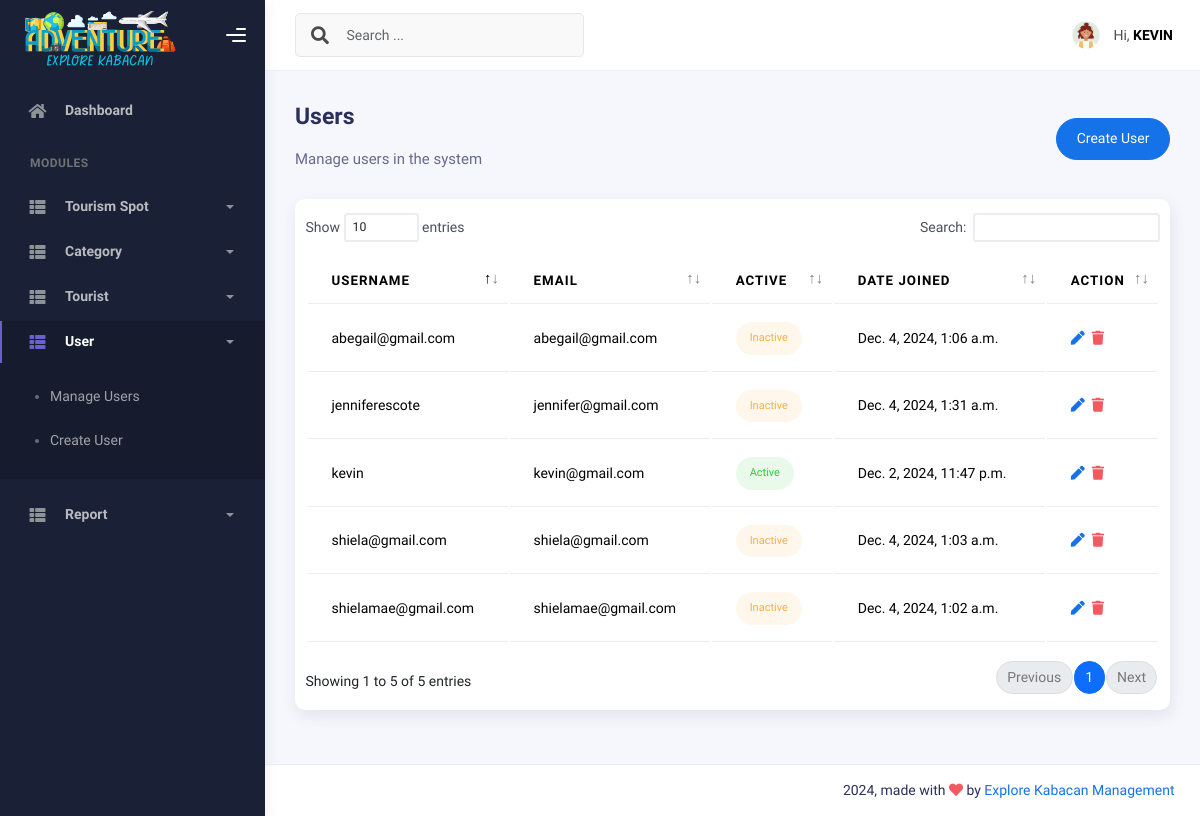
Page /users/list (signed in) on the earlier database version.
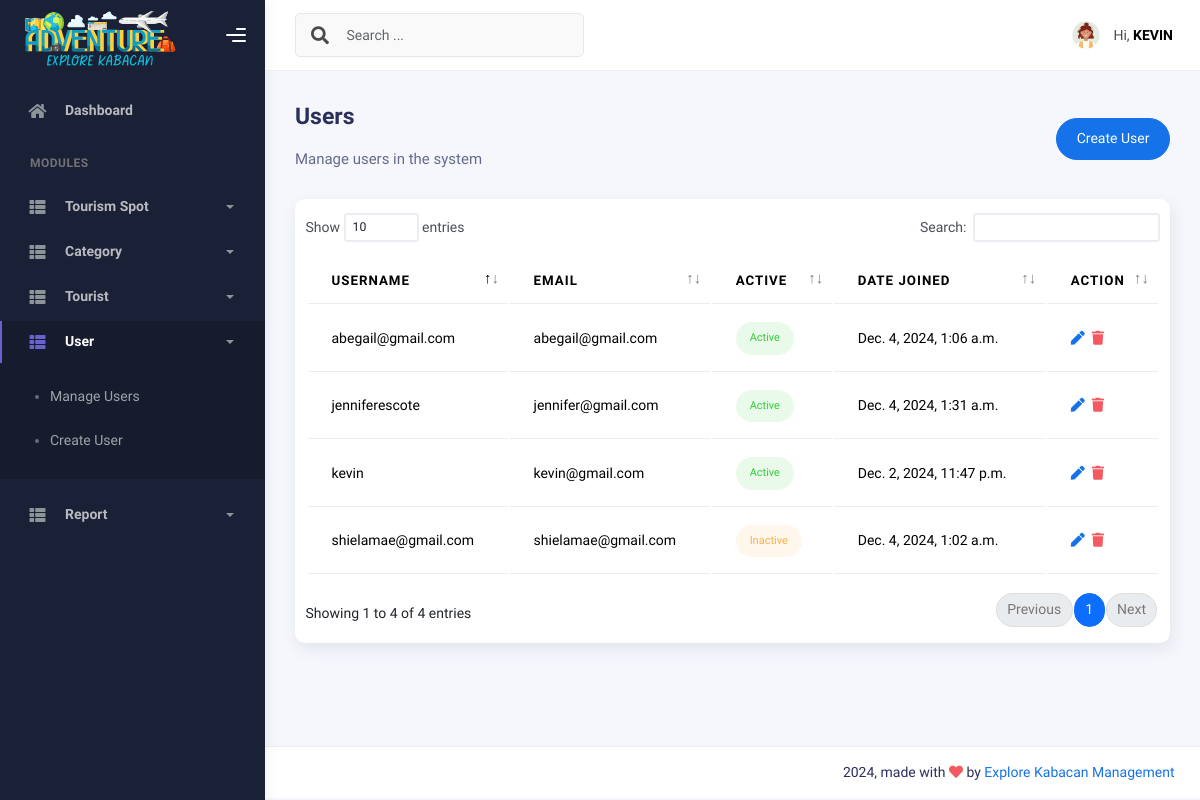
Same page on the later database version.
### explore_kabacan_app/models.py (models this page shows, shortened)
class CustomUser(AbstractBaseUser, PermissionsMixin):
    username = models.CharField(max_length=150, unique=True)
    first_name = models.CharField(max_length=255)
    middle_name = models.CharField(max_length=255)
    last_name = models.CharField(max_length=255)
    assigned_to = models.ForeignKey('Spot', null=True, blank=True, on_delete=models.CASCADE, help_text='Select what tourist spot you are assigned to.')
    email = models.EmailField(unique=True)
    is_active = models.BooleanField(default=True, help_text='Whether the user can login to the system')
    is_staff = models.BooleanField(default=False, help_text='Whether the user can access the super admin')
    is_superuser = models.BooleanField(default=False, help_text='Whether the user has the admin permission to system')
    date_joined = models.DateTimeField(default=timezone.now)
    objects = CustomUserManager()
    USERNAME_FIELD = "username"
    REQUIRED_FIELDS = ["email"]
    class Meta:
        db_table = "users_tbl"
        verbose_name = "User"
        verbose_name_plural = "Users"

### explore_kabacan_app/views.py (the view)
# urls.py: path("users/list", UsersView.as_view(), name="users"),
class UsersView(CustomLoginRequiredMixin, View):
    template_name = "users.html"
    def get(self, request, *args, **kwargs):
        context = {}
        context["users"] = CustomUser.objects.all().order_by('-date_joined')
        return render(request, self.template_name, context)

### explore_kabacan_app/templates/users.html (shortened to what this page needs)
{% extends './includes/base.html' %}
{% block content %}
<div class="page-inner">
    <div class="d-flex align-items-left align-items-md-center flex-column flex-md-row pt-2 pb-4">
        <div>
            <h3 class="fw-bold mb-3">Users</h3>
            <h6 class="op-7 mb-2">Manage users in the system</h6>
        </div>
        <div class="ms-md-auto py-2 py-md-0">
            <a href="{% url 'add_user' %}" class="btn btn-primary btn-round">Create User</a>
        </div>
    </div>
    <div class="card py-3">
        <table class="table" id="datatable">
            <thead>
                <tr>
                    <th>Username</th>
                    <th>Email</th>
                    <th>Active</th>
                    <th>Date Joined</th>
                    <th>Action</th>
                </tr>
            </thead>
            <tbody>
                {% for user in users %}
                <tr>
                    <td>{{ user.username }}</td>
                    <td>{{ user.email }}</td>
                    <td>
                        {% if user.is_active %}
                        <span class="btn btn-label-success btn-round btn-sm">Active</span>
                        {% else %}
                        <span class="btn btn-label-warning btn-round btn-sm">Inactive</span>
                        {% endif %}
                    </td>
                    <td>{{ user.date_joined }}</td>
                    <td>
                        <div class="d-flex align-items-center justify-content-start gap-2">
                            <a href="{% url 'update_user' pk=user.id %}">
                                <i class="fas fa-pen"></i>
                            </a>
                            <a href="{% url 'delete_user' pk=user.id %}">
                                <i class="fas fa-trash text-danger"></i>
                            </a>
                        </div>
                    </td>
                </tr>
                {% endfor %}
            </tbody>
        </table>
    </div>
</div>
{% endblock %}

### explore_kabacan_app/templates/includes/navbar.html (shortened to what this page needs)
{% load static %}
<nav class="navbar navbar-header navbar-header-transparent navbar-expand-lg border-bottom">
    <div class="container-fluid">
        <nav class="navbar navbar-header-left navbar-expand-lg navbar-form nav-search p-0 d-none d-lg-flex">
            <div class="input-group">
              <div class="input-group-prepend">
                <button type="submit" class="btn btn-search pe-1">
                  <i class="fa fa-search search-icon"></i>
                </button>
              </div>
              <input type="text" placeholder="Search ..." class="form-control">
            </div>
          </nav>
        <ul class="navbar-nav topbar-nav ms-md-auto align-items-center">
            <li class="nav-item topbar-user dropdown hidden-caret">
                <a
                    class="dropdown-toggle profile-pic"
                    data-bs-toggle="dropdown"
                    href="#"
                    aria-expanded="false"
                >
                    <div class="avatar-sm">
                        <img src="{% static 'assets/img/avatar.png' %}" alt="..." class="avatar-img rounded-circle">
                    </div>
                    <span class="profile-username">
                        <span class="op-7">Hi,</span>
                        <span class="fw-bold" style="text-transform: uppercase;">{{ request.user.username }}</span>
                    </span>
                </a>
            </li>
        </ul>
    </div>
</nav>

Differences in the rows shown:
removed CustomUser: username "shiela@gmail.com", email "shiela@gmail.com", is_active "Inactive", date_joined "Dec. 4, 2024, 1:03 a.m."
changed CustomUser "jenniferescote": is_active "Inactive" → "Active"
changed CustomUser "abegail@gmail.com": is_active "Inactive" → "Active"
Other differences:
text written by a page script: "Show entries Search: Showing 1 to 5 of 5 entries Previous 1 Next" → "Show entries Search: Showing 1 to 4 of 4 entries Previous 1 Next"
